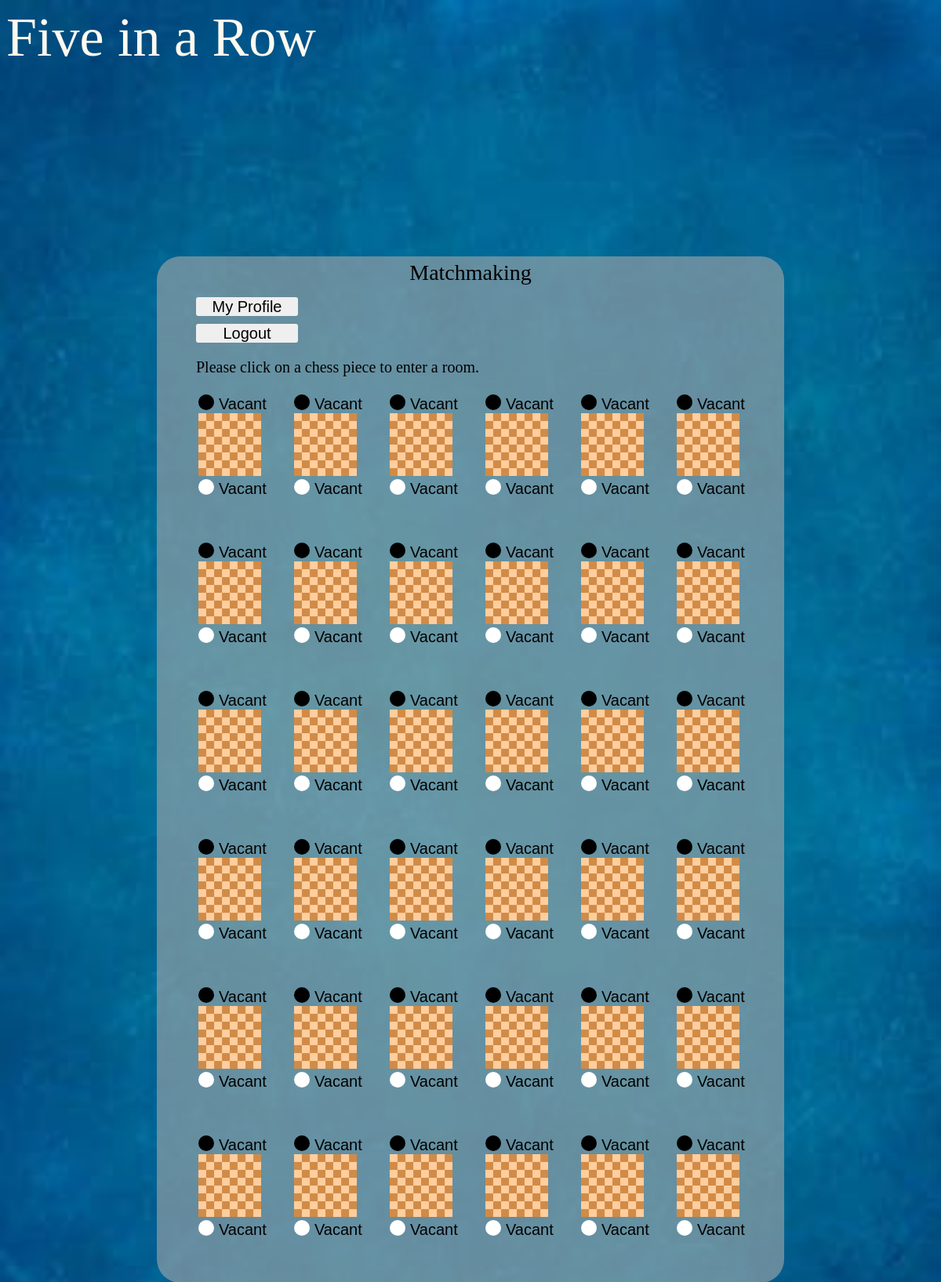
Screenshot of /OnlineFiveinaRow/matchmaking with the database file from the repository.
### OnlineFiveinaRow/models.py (models this page shows)
class Chessboard(models.Model):
	board_id          = models.IntegerField(default = 0)
	user_id1          = models.IntegerField(default = 0)
	user_id2          = models.IntegerField(default = 0)
	username1         = models.CharField(max_length = 20, default = "Vacant")
	username2         = models.CharField(max_length = 20, default = "Vacant")
	isFirstinaRow     = models.BooleanField()
	isLastinaRow      = models.BooleanField()
	isReady1          = models.BooleanField(default = False)
	isReady2          = models.BooleanField(default = False)
	last_refresh_time = models.DateTimeField()
	current_user      = models.CharField(max_length = 20, default = "Vacant")
	current_chess_id  = models.IntegerField(default = 0)
	endofgame         = models.BooleanField(default = False)

### OnlineFiveinaRow/views.py (the view, shortened to what this page needs)
# urls.py: path('matchmaking', views.matchmaking_action, name='matchmaking'),
def matchmaking_action(request):
    if request.method == 'GET':
        chessboards = Chessboard.objects.all()
        context = {'chessboards': chessboards}
        return render(request, 'OnlineFiveinaRow/matchmaking.html', context)

### OnlineFiveinaRow/templates/OnlineFiveinaRow/matchmaking.html (shortened to what this page needs)
{% extends "OnlineFiveinaRow/base_matchmaking.html" %}
{% block content %}
    <p class="title">Matchmaking</p>
    <a href="{% url 'profile_me' %}"><button class="link">My Profile</button></a>
    <br>
    <a href="{% url 'logout' %}"><button class="link">Logout</button></a>
    <p id="reminder">Please click on a chess piece to enter a room.</p>
    <table>
        {% for chessboard in chessboards %}
            {% if chessboard.isFirstinaRow == True %}
                <tr>
            {% endif %}
                <td>
                    <form method="post">
                        {% if chessboard.user_id1 == 0 %}
                            <button class="submit_button_up" type="submit" id="id_button_{{chessboard.board_id}}_1" name="position_id" value=1></button>
                        {% else %}
                            <button class="submit_button_up" type="submit" id="id_button_{{chessboard.board_id}}_1" name="position_id" value=1 disabled="true"></button>
                        {% endif %}
                        <input class="username" type="text" id="id_position_{{chessboard.board_id}}_1" value={{chessboard.username1}} readonly>
                        <br>
                        <img src="/static/images/chessboard.png" width="80px">
                        <br>
                        {% if chessboard.user_id2 == 0 %}
                            <button class="submit_button_down" type="submit" id="id_button_{{chessboard.board_id}}_2" name="position_id" value=2></button>
                        {% else %}
                            <button class="submit_button_down" type="submit" id="id_button_{{chessboard.board_id}}_2" name="position_id" value=2 disabled="true"></button>
                        {% endif %}
                        <input class="username" type="text" id="id_position_{{chessboard.board_id}}_2" value={{chessboard.username2}} readonly>
                    </form>
                    <br>
                    <br>
                    <br>
                </td>
            {% if chessboard.isLastinaRow == True %}
                </tr>
            {% endif %}
        {% endfor %}
    </table>
{% endblock %}

### OnlineFiveinaRow/templates/OnlineFiveinaRow/base_matchmaking.html (shortened to what this page needs)
<!doctype html>
<html lang="en">
    <head>
        {% load staticfiles %}
        <link href="{% static 'OnlineFiveinaRow/base_matchmaking.css' %}" rel="stylesheet" type="text/css">
    </head>
    <body class="matchmaking_room">
        <span class="site_head">Five in a Row</span>
        <div class="content">
            {% block content %}
            {% endblock %}
        </div>
    </body>
</html>

### OnlineFiveinaRow/static/OnlineFiveinaRow/base_matchmaking.css (style rules this page uses)
.matchmaking_room { background-image: url(../images/matchmaking_background.jpeg); background-repeat: no-repeat; background-size: cover; background-attachment: fixed; }
.site_head { font-size: 70px; font-family: Aroha; color: rgba(255, 250, 240, 1); }
.content { position: absolute; width: 800px; left: 50%; top: 20%; margin-left: -400px; margin-bottom: 100px; font-family: Helv; background-color: rgba(169,169,169,0.6); border:0px solid rgba(240,255,255); border-radius: 30px; }
.title { text-align: center; font-size: 28px; margin: 5px; }
.link { font-size: 20px; color: black; margin-top: 10px; border-width: 0; border-radius: 3px; height: 24px; width: 130px; }
a { padding-left: 50px; }
#reminder { font-size: 20px; padding-left: 50px; }
.username { width: 90px; height: 20px; border: 0; font-size: 20px; background-color: transparent; }
.submit_button_up { width: 20px; height: 20px; border-width: 0; border-radius: 10px; background-color: black; }
.submit_button_down { width: 20px; height: 20px; border-width: 0; border-radius: 10px; background-color: white; }
table { padding-left: 50px; }

### rows the page displays
Chessboard: username1 "Vacant", username2 "Vacant"
Chessboard: username1 "Vacant", username2 "Vacant"
Chessboard: username1 "Vacant", username2 "Vacant"
Chessboard: username1 "Vacant", username2 "Vacant"
Chessboard: username1 "Vacant", username2 "Vacant"
Chessboard: username1 "Vacant", username2 "Vacant"
Chessboard: username1 "Vacant", username2 "Vacant"
Chessboard: username1 "Vacant", username2 "Vacant"
Chessboard: username1 "Vacant", username2 "Vacant"
Chessboard: username1 "Vacant", username2 "Vacant"
Chessboard: username1 "Vacant", username2 "Vacant"
Chessboard: username1 "Vacant", username2 "Vacant"
Chessboard: username1 "Vacant", username2 "Vacant"
Chessboard: username1 "Vacant", username2 "Vacant"
Chessboard: username1 "Vacant", username2 "Vacant"
Chessboard: username1 "Vacant", username2 "Vacant"
Chessboard: username1 "Vacant", username2 "Vacant"
Chessboard: username1 "Vacant", username2 "Vacant"
Chessboard: username1 "Vacant", username2 "Vacant"
Chessboard: username1 "Vacant", username2 "Vacant"
Chessboard: username1 "Vacant", username2 "Vacant"
Chessboard: username1 "Vacant", username2 "Vacant"
Chessboard: username1 "Vacant", username2 "Vacant"
Chessboard: username1 "Vacant", username2 "Vacant"
Chessboard: username1 "Vacant", username2 "Vacant"
Chessboard: username1 "Vacant", username2 "Vacant"
Chessboard: username1 "Vacant", username2 "Vacant"
Chessboard: username1 "Vacant", username2 "Vacant"
Chessboard: username1 "Vacant", username2 "Vacant"
Chessboard: username1 "Vacant", username2 "Vacant"
Chessboard: username1 "Vacant", username2 "Vacant"
Chessboard: username1 "Vacant", username2 "Vacant"
Chessboard: username1 "Vacant", username2 "Vacant"
Chessboard: username1 "Vacant", username2 "Vacant"
Chessboard: username1 "Vacant", username2 "Vacant"
Chessboard: username1 "Vacant", username2 "Vacant"
